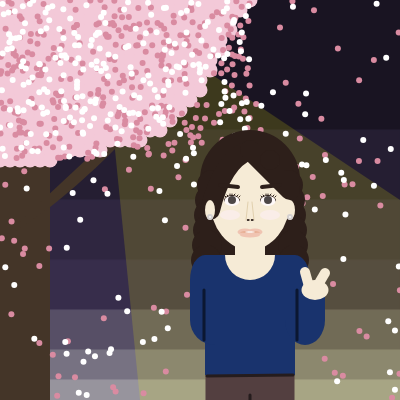
Frame 1 (no input)
Frame 60 (no input): identical to frame 1, image omitted
Frame 120 (the mouse pressed at the canvas centre since frame 60): identical to frame 1, image omitted

The p5.js sketch that drew this single still picture (run headless with seeded random() and noise() and a simulated clock; from frame 60 on, the mouse is pressed at the canvas centre):

// p5.js sketch
// ── sketch.js
//3월 27일 목요일 9시까지
//얼굴만도 가능, 전신도 가능

//구상 : 꽃핀 밤 캐리커처
function setup() {
    createCanvas(400, 400);
    
    background("#191422"); //밤하늘 배경
    stroke("#251E32");
    fill("#251E32");
    rect(0,130,400,70);
    stroke("#2F2640");
    fill("#2F2640");
    rect(0,200,400,60);
    stroke("#372D4B");
    fill("#372D4B");
    rect(0,260,400,50);
    stroke("#574F66");
    fill("#574F66");
    rect(0,310,400,40);
    stroke("#777282");
    fill("#777282");
    rect(0,350,400,30);
    stroke("#97949D");
    fill("#97949D");
    rect(0,380,400,120);
    
    fill(250, 250, 0, 40);//노란 조명
    noStroke();
    //투명도 :0(완전 투명)~255(완전 불투명)
    triangle(100,0,140,400,700,400);
    
    fill("#443528");//벚꽃 나무
    noStroke();
    rect(0,150,50,250); //몸통
    strokeWeight(100); //나뭇가지
    bezier(0,200+40,60,170+40,160,110,150,100);
    
    stroke("#f3c9d8");//벚꽃잎
    strokeWeight(15);
   for (let x = 0; x <= 250; x += 10) {
      point(x, 0); // y값은 200으로 고정
   }
    for (let x = 0; x <= 245; x += 10) {
      point(x, 10); // y값은 200으로 고정
   }
    for (let x = 0; x <= 235; x += 10) {
      point(x, 20); // y값은 200으로 고정
   }
    for (let x = 0; x <= 230; x += 10) {
      point(x, 30); // y값은 200으로 고정
   }
    for (let x = 0; x <= 225; x += 10) {
      point(x, 40); // y값은 200으로 고정
   }
    for (let x = 0; x <= 220; x += 10) {
      point(x, 50); // y값은 200으로 고정
   }
    for (let x = 0; x <= 215; x += 10) {
      point(x, 60); // y값은 200으로 고정
   }
    for (let x = 0; x <= 210; x += 10) {
      point(x, 70); // y값은 200으로 고정
   }
    for (let x = 0; x <= 205; x += 10) {
      point(x, 80); // y값은 200으로 고정
   }
    for (let x = 0; x <= 200; x += 10) {
      point(x, 90); // y값은 200으로 고정
   }
    for (let x = 0; x <= 195; x += 10) {
      point(x, 100); // y값은 200으로 고정
   }
    for (let x = 0; x <= 185; x += 10) {
      point(x, 110); // y값은 200으로 고정
   }
    for (let x = 0; x <= 175; x += 10) {
      point(x, 120); // y값은 200으로 고정
   }
    for (let x = 0; x <= 165; x += 10) {
      point(x, 130); // y값은 200으로 고정
   }
    for (let x = 0; x <= 145; x += 10) {
      point(x, 140); // y값은 200으로 고정
   }
    for (let x = 0; x <= 105; x += 10) {
      point(x, 150); // y값은 200으로 고정
   }
    for (let x = 0; x <= 55; x += 10) {
      point(x, 160); // y값은 200으로 고정
   }
    stroke("#d98ba1");
    strokeWeight(6);
    for (let i = 0; i < 100; i++) { // 100개의 점을 찍음
      let x = random(width); // 랜덤 x값
      let y = random(height); // 랜덤 y값
      point(x, y); // 랜덤 위치에 점 찍기
    }
    for (let i = 0; i < 300; i++) { // 100개의 점을 찍음
      let x = random(250); // 랜덤 x값
      let y = random(160); // 랜덤 y값
      point(x, y); // 랜덤 위치에 점 찍기
    }
    stroke(255);
    for (let i = 0; i < 100; i++) { // 100개의 점을 찍음
      let x = random(width); // 랜덤 x값
      let y = random(height); // 랜덤 y값
      point(x, y); // 랜덤 위치에 점 찍기
    }
    for (let i = 0; i < 200; i++) { // 100개의 점을 찍음
      let x = random(250); // 랜덤 x값
      let y = random(160); // 랜덤 y값
      point(x, y); // 랜덤 위치에 점 찍기
    }
    
    fill("#2d1f1a"); //얼굴 아래 머리카락
    noStroke();
    rectMode(CENTER);
    rect(220,240,30,120);
    rect(280,240,30,120);
    arc(250,180,100,100,radians(180),radians(360));
    stroke("#2d1f1a");
    strokeWeight(30);
    point(212,185);
    point(210,200);
    point(209,215);
    point(208,230);
    point(207,245);
    point(206,260);
    point(288,185);
    point(290,200);
    point(291,215);
    point(292,230);
    point(293,245);
    point(294,260);
    
    noStroke(); //얼굴형
    fill("#f6ebd6"); //피부 색
    ellipse(250,200,80,100);
    
    fill("#2d1f1a"); //얼굴 위 머리카락
    rectMode(CENTER);
    rect(205,245,10,120);
    rect(295,245,10,120);
    stroke("#2d1f1a");
    strokeWeight(20);
    bezier(210,210,220,170,235,155,250,150);//옆머리
    bezier(290,190,270,170,255,155,250,150);
    point(270,160);
    
    noStroke(); //귀
    fill("#f6ebd6"); //피부 색
    ellipse(210,210,10,20);
    ellipse(290,210,10,20);
    
    stroke("#2d1f1a");//눈
    strokeWeight(1); 
    noFill();
    ellipse(232,200,15,9);
    ellipse(268,200,15,9);
    fill("#fef8f8");
    noStroke();
    ellipse(232,201,15,10);
    ellipse(268,201,15,10);
    fill("#4d4747");
    ellipse(232,200,8,8);
    ellipse(268,200,8,8);
    
    stroke("#2d1f1a"); //눈썹
    strokeWeight(4);
    line(220,185,238,187);
    line(280,185,262,187);
  
    strokeWeight(1); //속눈썹
    line(240,196,239,197);
    line(238,195,237,196);
    line(235,194,234,195);
    line(232,194,232,195);
    line(230,194,230,195);
    line(227,195,228,196);
    line(225,196,226,197);
    line(240+36,196,239+36,197);
    line(238+36,195,237+36,196);
    line(235+36,194,234+36,195);
    line(232+36,194,232+36,195);
    line(230+36,194,230+36,195);
    line(227+36,195,228+36,196);
    line(225+36,196,226+36,197);
    
    
    stroke("#e1d0ae"); //코
    strokeWeight(1);
    line(248,200+2,246,218+2);
    line(252,200+2,254,218+2);
    stroke("#2d1f1a");
    ellipse(248,220,2,1);
    ellipse(252,220,2,1);
    
    noStroke();//블러셔
    fill("#FAEDE8");
    ellipse(230,215,20,10);
    ellipse(270,215,20,10);
    
    noStroke();//입
    fill("#F0C4B2");
    ellipse(245,232,15,7);
    ellipse(255,232,15,7);
    ellipse(250,235,20,5);
    fill("#D58459");
    ellipse(250,232,20,1);
    fill(255);
    rect(249,232,7,1);
    rect(251,232,7,1);
    
    fill("#f9f7f3"); //귀걸이
    stroke("#d4d0d0");
    strokeWeight(2);
    circle(210,217,4,4);
    circle(290,217,4,4);
    
    fill("#f6ebd6"); //목
    noStroke();
    rectMode(CENTER);
    rect(250,250,30,10);
    
    fill("#19336d"); //상의
    rect(250,315,90,120);
    arc(295,280,30,50,radians(270),radians(360));
    arc(205,280,30,50,radians(180),radians(270));
    rect(215,300,50,40);
    rect(285,300,50,40);
    arc(215,320,50,50,radians(90),radians(180));
    arc(305,320,40,50,radians(0),radians(180));
    rect(315,305,20,30);
    stroke("#0B1731");
    strokeWeight(3);
    line(204,290,204,340);
    line(297,290,297,340);
    
    
    fill("#f6ebd6"); //손
    noStroke();
    ellipse(315,290,27,20);
    stroke("#f6ebd6");
    strokeWeight(10);
    line(305,272,310,290);
    line(325,273,315,290);
    
    fill("#f6ebd6"); //쇄골
    noStroke();
    arc(250,255,50,50,radians(0),radians(180));
    
    fill("#533f40"); //바지
    rect(250,390,89,30);
    stroke("#251C1D");
    strokeWeight(3);
    line(207,376,293,375);
    line(250,395,250,400);
  
  }
  
  
  
  function draw() {
  }
// ── sample2.html
<!DOCTYPE html>
<html lang="en">
<head>
    <meta charset="UTF-8">
    <meta name="viewport" content="width=device-width, initial-scale=1.0">
    <title>p5.js Project</title>
    <!-- p5.js 라이브러리 추가 -->
    <script src="https://cdn.jsdelivr.net/npm/p5@1.11.3/lib/p5.min.js"></script> 
</head>
<body>
    <h1>Welcome to the p5.js Project</h1>
    <a href="sample1.html">Go to Sample 1</a>
    <a href="sample2.html">Go to Sample 2</a>
    <script src="sketch.js"></script>  <!-- p5.js 코드 파일 연결 -->
</body>
</html>
